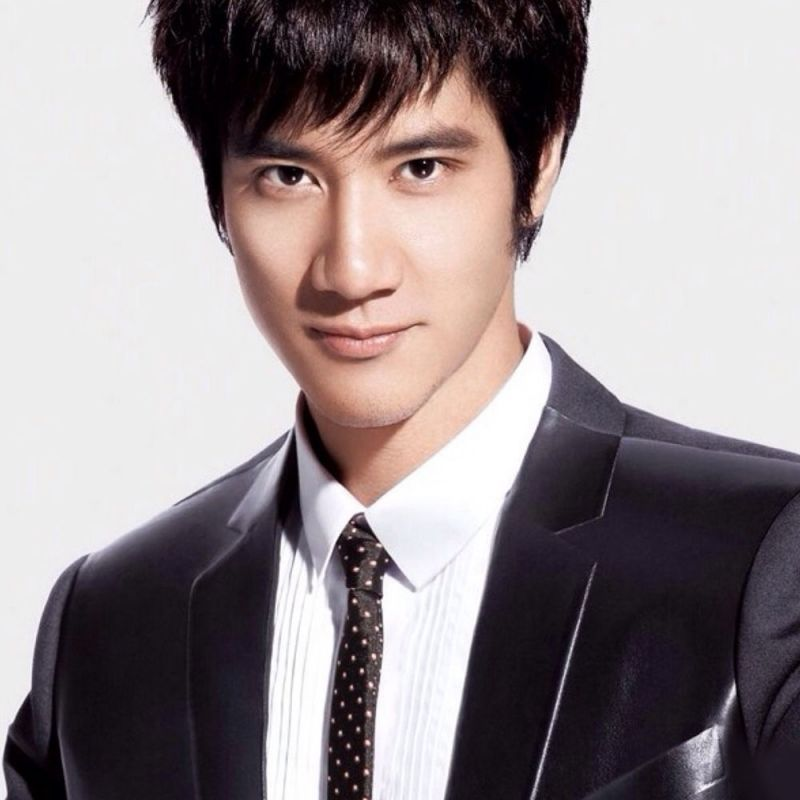
#> input picture image/1.jpg, 800 x 800 px
$ python main.py
#> lines starting #> are read from the running program, lines starting #| are printed output that depends on the picture
import numpy as np
import cv2 as cv
from matplotlib import pyplot as plt

def grow(img,k,j,i):
    stack = []
    list = []
    (m,n) = np.shape(img)
    result = np.zeros((m,n))
    m = m-1
    n = n-1
    #step 1
    img[k,j] = i
    result[k,j] = 255
    stack.append((k,j))
    stack.append((0,0))

    #step 2
    kl = 0
    while True:
        halo_size = 3

        start_k = max(0,k-halo_size)
        end_k = min(k+halo_size,m)+1

        start_j = max(0, j-halo_size)
        end_j = min(j+halo_size, n)+1

        for ik in range(start_k,end_k):
            if ik == k:
                continue
            for ij in range(start_j,end_j):
                if ij == j:
                    continue
                if img[ik,ij] == 1:
                    img[ik,ij] = i;
                    result[ik,ij] = 255
                    stack.append((ik,ij))
                    list.append((ik,ij))
        (k,j) = stack.pop()
        if (k,j) == (0,0):
            (k,j) = stack.pop()
            return list,result,img,stack


def edge_clustering(img):
    (m,n) = np.shape(img)
    print(n)
    print(m)
    for k in range(m):
        for j in range(n):
            if int(img[k,j]) == 255:
                img[k,j] = 1
    i = 1
    stacked_img = []
    stacked_list = []
    for k in range(m):
        for j in range(n):
            if img[k,j] == 1:
                i = i+1
                res ,img, stack = grow(img,k,j,i)
                if np.count_nonzero(res) > 5:
                    stacked_img.append(res)
    print('Clustering: COMPLETE')
    print('Found '+str(len(stacked_img))+' clusters.')
    return stacked_img


img = cv.imread('./image/1.jpg',0)
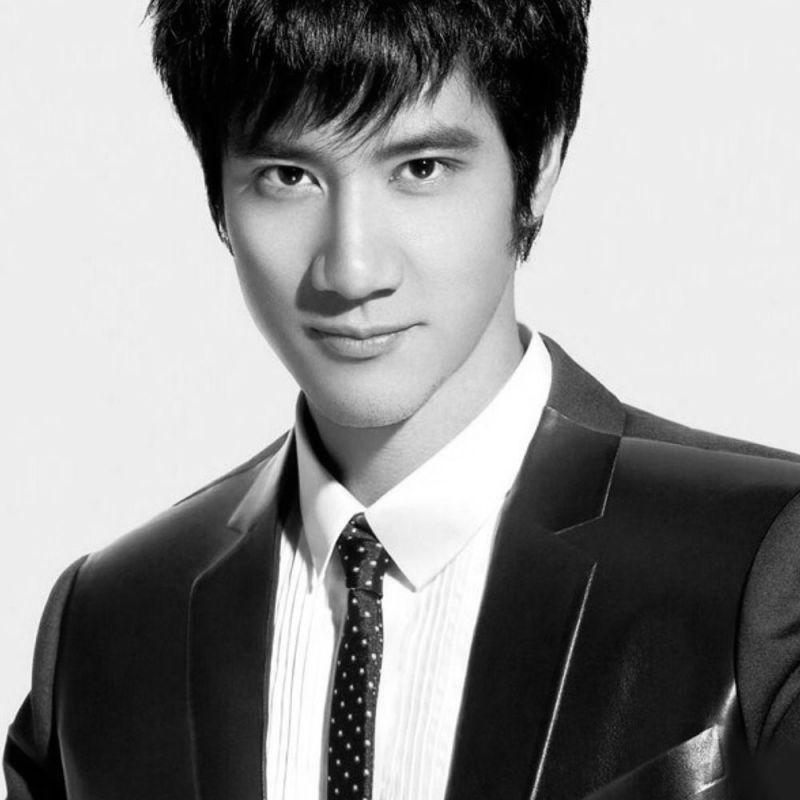
#> img: shape (800, 800); min 0, max 255, mean 144.2
img = cv.GaussianBlur(img,(5,5),0)
img = cv.resize(img, dsize=(400, 400), interpolation=cv.INTER_CUBIC)
#> img: shape (400, 400)

#img = cv.cvtColor(img, cv.COLOR_BGR2GRAY)


edges = cv.Canny(img,100,200)
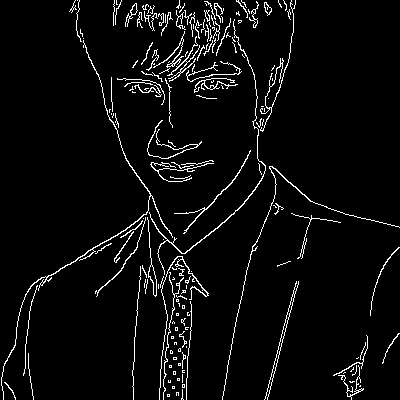
#> edges: shape (400, 400); 4.5% white in thin lines or dots
edges_cp = np.copy(edges)
clustered_edges = edge_clustering(edges_cp)
#| 400
#| 400
#> after the loop in edge_clustering, `for k in range(m):`: img: shape (400, 400); values 0 (black) and 1 (white), 4.5% white in thin lines or dots
#> after the loop in edge_clustering, `for k in range(m):`:
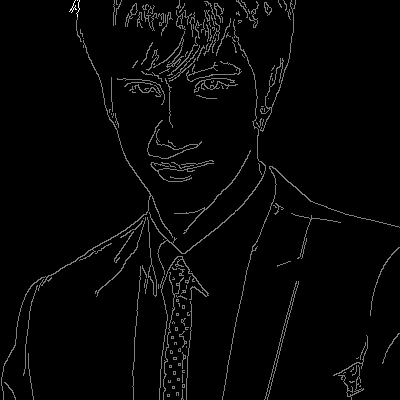
#> img: shape (400, 400); min 0, max 2, mean 0.0457; drawn with min black and max white
#> after the loop in edge_clustering, `for k in range(m):`: i = 2; stacked_img = []
#> (the run stopped early here; a loop or call above may not have finished)
